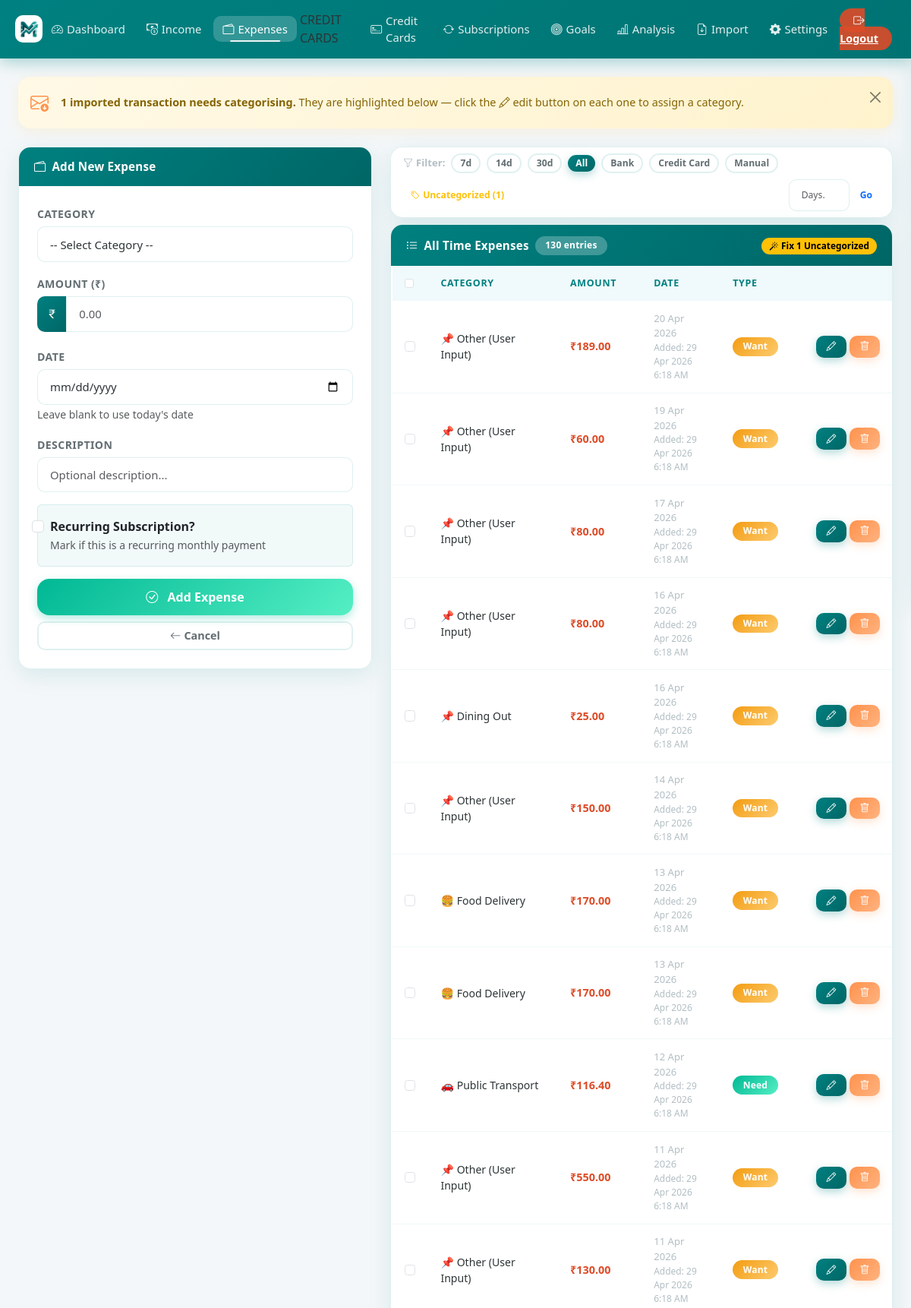
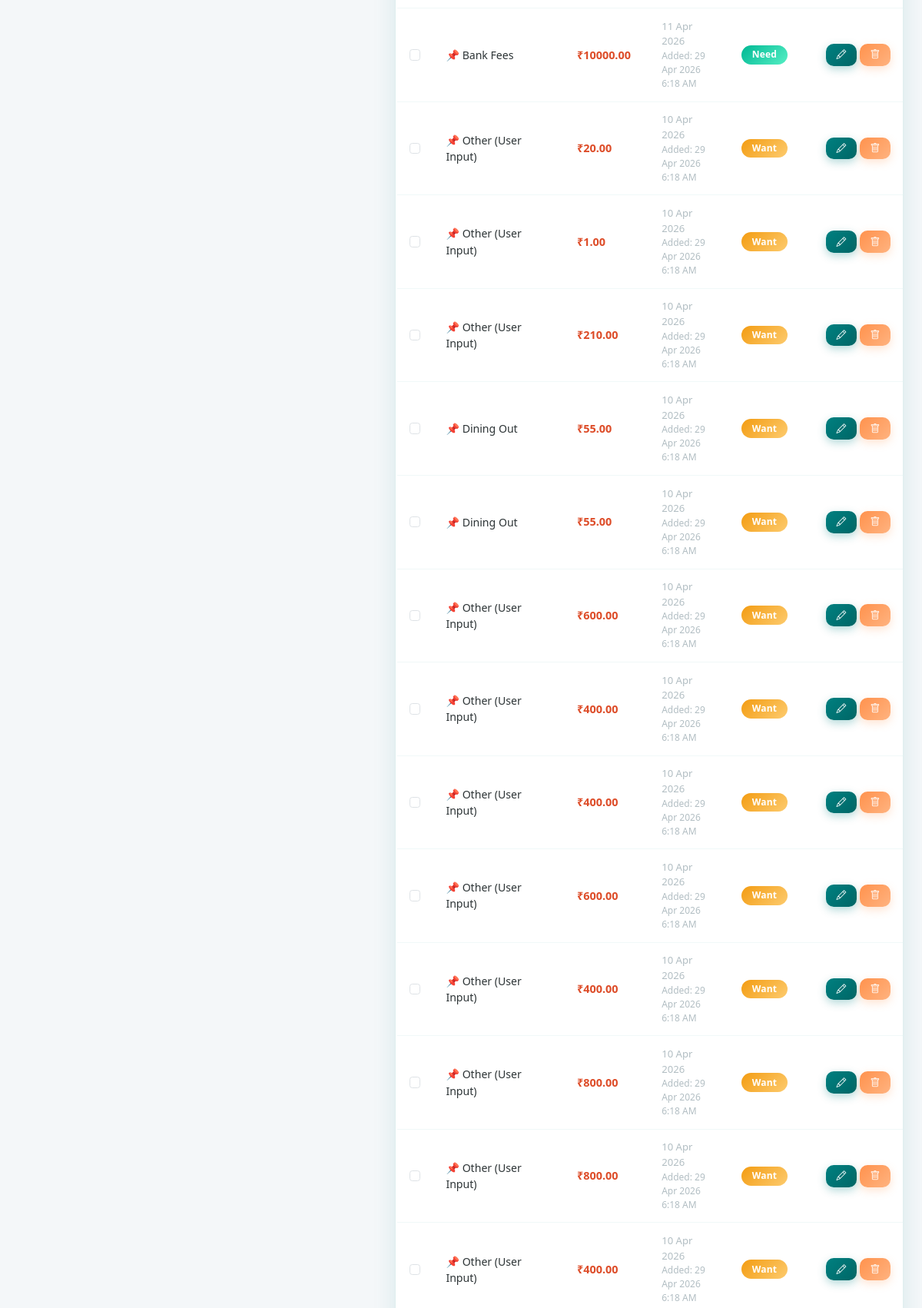
The page /add_expense (signed in, upper part) on the database its author committed (2 pictures, top to bottom).
### models.py (models this page shows)
class Expense(db.Model):
    id = db.Column(db.Integer, primary_key=True)
    user_id = db.Column(
        db.Integer, db.ForeignKey("user.id"), nullable=False, index=True
    )
    category = db.Column(db.String(100), nullable=False)
    amount = db.Column(db.Float, nullable=False)
    date = db.Column(db.DateTime, default=_now, index=True)
    created_at = db.Column(db.DateTime, default=_now)
    description = db.Column(db.String(200))
    is_essential = db.Column(db.Boolean, default=False)
    is_subscription = db.Column(db.Boolean, default=False, index=True)
    sub_start_date = db.Column(db.DateTime, nullable=True)
    sub_end_date = db.Column(db.DateTime, nullable=True)
    sub_expired_notified = db.Column(db.Boolean, default=False)
    source_type = db.Column(db.String(30), default="MANUAL", nullable=False)
    credit_card_id = db.Column(db.Integer, db.ForeignKey("credit_card.id"), nullable=True)
    billing_cycle_id = db.Column(db.String(80), nullable=True)
    statement_id = db.Column(db.Integer, db.ForeignKey("credit_card_statement.id"), nullable=True)
    transaction_id = db.Column(db.String(120), nullable=True, unique=True)
    merchant = db.Column(db.String(200), nullable=True)
    need_want_type = db.Column(db.String(10), nullable=True)
    is_settlement = db.Column(db.Boolean, default=False, nullable=False)
    __table_args__ = (
        db.Index("ix_expense_user_date", "user_id", "date"),
        db.Index("ix_expense_user_sub", "user_id", "is_subscription"),
        db.Index("ix_expense_user_source", "user_id", "source_type"),
    )

### app.py (the view, shortened to what this page needs)
@app.route("/add_expense", methods=["GET", "POST"])
@login_required
def add_expense():
    form = ExpenseForm()
    main_cat = request.form.get("main_category", "") if request.method == "POST" else ""
    _build_expense_form_choices(form, main_cat or None)
    try:
        exp_filter_days = int(request.args.get("days", 0))
        if exp_filter_days <= 0:
            exp_filter_days = None
    except (ValueError, TypeError):
        exp_filter_days = None
    only_uncategorized = request.args.get("uncategorized") == "1"
    source_filter = request.args.get("source", "all").lower()
    expense_query = Expense.query.filter_by(user_id=current_user.id)
    if exp_filter_days:
        since = datetime.now(timezone.utc).replace(tzinfo=None) - timedelta(
            days=exp_filter_days
        )
        expense_query = expense_query.filter(Expense.date >= since)
        exp_filter_label = (
            f"Last {exp_filter_days} day{'s' if exp_filter_days != 1 else ''}"
        )
    else:
        exp_filter_label = "All Time"
    if only_uncategorized:
        expense_query = expense_query.filter(Expense.category == "Uncategorized")
        exp_filter_label = "Uncategorized"
    expenses = expense_query.order_by(Expense.date.desc()).all()
    return render_template(
        "add_expense.html",
        form=form,
        edit=False,
        expenses=expenses,
        exp_filter_days=exp_filter_days,
        exp_filter_label=exp_filter_label,
        only_uncategorized=only_uncategorized,
        source_filter=source_filter,
        expense_categories=expense_categories,
    )

### forms.py
class ExpenseForm(FlaskForm):
    main_category = SelectField("Category", choices=[], validators=[DataRequired()])
    sub_category = SelectField("Sub Category", choices=[], validators=[DataRequired()])
    custom_category = StringField("Custom Category", validators=[Optional()])
    amount = FloatField("Amount (₹)", validators=[DataRequired()])
    date = DateField("Date", validators=[Optional()], format="%Y-%m-%d")
    description = StringField("Description", validators=[Optional()])
    is_subscription = BooleanField("Recurring Subscription?")
    sub_start_date = DateField(
        "Subscription Start Date", validators=[Optional()], format="%Y-%m-%d"
    )
    sub_end_date = DateField(
        "Subscription End Date", validators=[Optional()], format="%Y-%m-%d"
    )
    submit = SubmitField("Add Expense")

### app.py (called while the page is built)
@login_manager.user_loader
def load_user(user_id):
    return db.session.get(User, int(user_id))

def _build_expense_form_choices(form, main_cat=None):
    form.main_category.choices = [("", "-- Select Category --")] + [
        (cat, cat) for cat in expense_categories.keys()
    ]
    if main_cat and main_cat in expense_categories:
        subcats = expense_categories[main_cat]["subcategories"]
        form.sub_category.choices = [("", "-- Select Sub Category --")] + [
            (s, s) for s in subcats
        ]
    else:
        form.sub_category.choices = [("", "-- Select Sub Category First --")]

    def __call__(self, environ, start_response):
        if environ.get("PATH_INFO") not in self._PWA_PATHS:
            return self.wsgi_app(environ, start_response)
        def _start_response(status, headers, exc_info=None):
            out = []
            for name, value in headers:
                if name.lower() == "vary":
                    parts = [p.strip() for p in value.split(",")
                             if p.strip().lower() != "cookie"]
                    value = ", ".join(parts) or "Accept-Encoding"
                out.append((name, value))
            return start_response(status, out, exc_info)
        return self.wsgi_app(environ, _start_response)

### templates/add_expense.html (shortened to what this page needs)
{% extends "base.html" %}
{% block content %}
{% set uncategorized = expenses | selectattr('category', 'equalto', 'Uncategorized') | list %}
{% if uncategorized %}
<div class="alert alert-warning alert-dismissible fade show d-flex align-items-center gap-3 mb-4 rounded-4" role="alert"
  style="border:none;box-shadow:0 4px 16px rgba(253,203,110,0.18);">
  <i class="bi bi-envelope-arrow-down fs-4 flex-shrink-0" style="color:#FF924D;"></i>
  <div>
    <strong>{{ uncategorized|length }} imported transaction{{ 's' if uncategorized|length != 1 }} need{{ '' if
      uncategorized|length != 1 else 's' }} categorising.</strong>
    They are highlighted below — click the <i class="bi bi-pencil"></i> edit button on each one to assign a category.
  </div>
  <button type="button" class="btn-close ms-auto" data-bs-dismiss="alert"></button>
</div>
{% endif %}
<div class="row g-4">
  <div class="col-lg-5">
    <div class="card reveal">
      <div class="card-header">
        <i class="bi bi-{% if edit %}pencil{% else %}wallet2{% endif %}"></i>
        {% if edit %}Edit Expense{% else %}Add New Expense{% endif %}
      </div>
      <div class="card-body p-4">
        <form method="POST" id="expenseForm">
          <div class="mb-3">
            {{ form.main_category.label(class="form-label") }}
            {{ form.main_category(class="form-select", id="mainCategory") }}
          </div>
          <div class="mb-3">
            {{ form.amount.label(class="form-label") }}
            <div class="input-group">
              <span class="input-group-text"><i class="bi bi-currency-rupee"></i></span>
              {{ form.amount(class="form-control", type="number", step="0.01", placeholder="0.00", id="expense_amount")
              }}
            </div>
          </div>
          <div class="mb-3">
            {{ form.date.label(class="form-label") }}
            {{ form.date(class="form-control") }}
            <small class="text-muted">Leave blank to use today's date</small>
          </div>
          <div class="mb-3">
            {{ form.description.label(class="form-label") }}
            {{ form.description(class="form-control", rows="2", placeholder="Optional description...") }}
          </div>
          <div class="mb-3">
            <div class="form-check p-3 rounded"
              style="background:rgba(0, 128, 128,0.05);border:1.5px solid var(--border-color);">
              {{ form.is_subscription(class="form-check-input", id="isSubscription") }}
              {{ form.is_subscription.label(class="form-check-label fw-semibold") }}
              <div><small class="text-muted">Mark if this is a recurring monthly payment</small></div>
            </div>
          </div>
          <div class="d-grid gap-2">
            <button type="submit" class="btn btn-success btn-lg">
              <i class="bi bi-check-circle me-2"></i>
              {% if edit %}Update Expense{% else %}Add Expense{% endif %}
            </button>
            <a href="{{ url_for('add_expense') }}" class="btn btn-outline-secondary">
              <i class="bi bi-arrow-left me-1"></i>Cancel
            </a>
          </div>
        </form>
      </div>
    </div>
  </div>
  <div class="col-lg-7">
    <div class="card mb-2">
      <div class="card-body py-2 px-3">
        <div class="d-flex align-items-center gap-2 flex-wrap">
          <span class="fw-semibold" style="font-size:0.82rem;color:var(--text-muted);white-space:nowrap;">
            <i class="bi bi-funnel me-1"></i>Filter:
          </span>
          {% set _fd = exp_filter_days | default(none) %}
          {% for preset in [7, 14, 30] %}
          <a href="{{ url_for('add_expense', days=preset) }}"
            class="btn btn-sm rounded-pill {% if _fd == preset %}btn-primary{% else %}btn-outline-secondary{% endif %}"
            style="font-size:0.76rem;padding:2px 10px;">
            {{ preset }}d
          </a>
          {% endfor %}
          <a href="{{ url_for('add_expense') }}"
            class="btn btn-sm rounded-pill {% if not _fd and not only_uncategorized %}btn-primary{% else %}btn-outline-secondary{% endif %}"
            style="font-size:0.76rem;padding:2px 10px;">
             All
           </a>
           {% for source_value, source_label in [('bank', 'Bank'), ('credit_card', 'Credit Card'), ('manual', 'Manual')] %}
           <a href="{{ url_for('add_expense', source=source_value) }}"
             class="btn btn-sm rounded-pill {% if source_filter == source_value %}btn-primary{% else %}btn-outline-secondary{% endif %}"
             style="font-size:0.76rem;padding:2px 10px;">{{ source_label }}</a>
           {% endfor %}
          {% set _unc_total = expenses | selectattr('category', 'equalto', 'Uncategorized') | list | length if not only_uncategorized else expenses | length %}
          <a href="{{ url_for('add_expense', uncategorized=1) }}"
            class="btn btn-sm rounded-pill {% if only_uncategorized %}btn-warning{% else %}btn-outline-warning{% endif %}"
            style="font-size:0.76rem;padding:2px 10px;">
            <i class="bi bi-tag me-1"></i>Uncategorized{% if not only_uncategorized and _unc_total > 0 %} ({{ _unc_total }}){% endif %}
          </a>
          <form method="get" action="{{ url_for('add_expense') }}" class="d-flex align-items-center gap-1 ms-auto">
            <input type="number" name="days" min="1" max="365" value="{{ exp_filter_days or '' }}" placeholder="Days…"
              class="form-control form-control-sm" style="width:80px;font-size:0.76rem;">
            <button type="submit" class="btn btn-sm btn-outline-primary rounded-pill"
              style="font-size:0.76rem;padding:2px 10px;">Go</button>
          </form>
        </div>
      </div>
    </div>
    <div class="card">
      <div class="card-header d-flex align-items-center gap-2 flex-wrap">
        <i class="bi bi-list-ul"></i> {{ exp_filter_label | default('All Time') }} Expenses
        <span class="badge" style="background:rgba(255,255,255,0.25);">{{ expenses|length }} entries</span>
        {% set uncategorized_count = expenses | selectattr('category', 'equalto', 'Uncategorized') | list | length %}
        {% if uncategorized_count > 0 %}
        <form method="post" action="{{ url_for('retro_categorize') }}" class="ms-auto mb-0">
          <button type="submit" class="btn btn-sm btn-warning rounded-pill" style="font-size:0.74rem;padding:2px 10px;"
            title="Auto-categorize {{ uncategorized_count }} Uncategorized expense(s)">
            <i class="bi bi-magic me-1"></i>Fix {{ uncategorized_count }} Uncategorized
          </button>
        </form>
        {% else %}
        <span class="ms-auto"></span>
        {% endif %}
      </div>
      <div class="card-body p-0">
        {% if expenses %}
        <div class="table-responsive">
          <table class="table table-hover mb-0" id="expenseTable">
            <thead>
              <tr>
                <th style="width:36px;">
                  <input type="checkbox" id="expSelectAll" class="form-check-input" title="Select all">
                </th>
                <th>Category</th>
                <th>Amount</th>
                <th>Date</th>
                <th>Type</th>
                <th></th>
              </tr>
            </thead>
            <tbody>
              {% for exp in expenses %}
              <tr >
                <td>
                  <input type="checkbox" class="form-check-input exp-row-check" value="{{ exp.id }}">
                </td>
                <td style="font-size:0.88rem;">
                  {% if exp.category == 'Uncategorized' %}
                  <span class="badge badge-uncategorized" style="background:rgba(253,203,110,0.25);font-size:0.78rem;">
                    <i class="bi bi-envelope-arrow-down me-1"></i>Uncategorized
                  </span>
                  {% else %}
                  {% if 'rent' in exp.category.lower() or 'mortgage' in exp.category.lower() %}🏠
                  {% elif 'food' in exp.category.lower() or 'groceries' in exp.category.lower() %}🍔
                  {% elif 'transport' in exp.category.lower() %}🚗
                  {% elif 'health' in exp.category.lower() %}🏥
                  {% elif 'entertainment' in exp.category.lower() %}🎮
                  {% else %}📌{% endif %}
                  {{ exp.category }}
                  {% endif %}
                </td>
                <td><strong class="text-danger">₹{{ "%.2f"|format(exp.amount) }}</strong></td>
                <td>
                  <div style="font-size:0.82rem;color:var(--text-muted);">{{ exp.date.strftime('%d %b %Y') }}</div>
                  {% if exp.created_at %}
                  <div style="font-size:0.75rem;color:var(--text-muted);">
                    Added: <span class="local-time"
                      data-utc="{{ exp.created_at.strftime('%Y-%m-%dT%H:%M:%SZ') }}"></span>
                  </div>
                  {% endif %}
                </td>
                <td>
                  {% if exp.category == 'Uncategorized' %}
                  <span class="badge badge-uncategorized" style="background:rgba(253,203,110,0.2);">Pending</span>
                  {% else %}
                  <span class="badge {% if exp.is_essential %}bg-success{% else %}bg-warning{% endif %}">
                    {% if exp.is_essential %}Need{% else %}Want{% endif %}
                  </span>
                  {% endif %}
                </td>
                <td>
                  <div class="d-flex gap-1">
                    <a href="{{ url_for('edit_expense', id=exp.id) }}"
                      class="btn btn-sm {% if exp.category == 'Uncategorized' %}btn-warning{% else %}btn-primary{% endif %}"
                      {% if exp.category=='Uncategorized' %}title="Categorise this expense" {% endif %}>
                      <i class="bi bi-{% if exp.category == 'Uncategorized' %}tag{% else %}pencil{% endif %}"></i>
                    </a>
                    <a href="{{ url_for('delete_expense', id=exp.id) }}" class="btn btn-danger btn-sm"
                      onclick="return confirm('Delete this expense?')">
                      <i class="bi bi-trash"></i>
                    </a>
                  </div>
                </td>
              </tr>
              {% endfor %}
            </tbody>
          </table>
        </div>
        {% else %}
        <div class="text-center py-5 text-muted">
          <i class="bi bi-wallet2" style="font-size:2.5rem;opacity:0.3;"></i>
          <p class="mt-2 mb-0">No expenses yet. Add your first one!</p>
        </div>
        {% endif %}
      </div>
    </div>
  </div>
</div>
{% endblock %}

### rows shown on the page
Expense: category "Other (User Input)", amount "189.00", date "20 Apr 2026", is_essential "Want"
Expense: category "Other (User Input)", amount "60.00", date "19 Apr 2026", is_essential "Want"
Expense: category "Other (User Input)", amount "80.00", date "17 Apr 2026", is_essential "Want"
Expense: category "Other (User Input)", amount "80.00", date "16 Apr 2026", is_essential "Want"
Expense: category "Dining Out", amount "25.00", date "16 Apr 2026", is_essential "Want"
Expense: category "Other (User Input)", amount "150.00", date "14 Apr 2026", is_essential "Want"
Expense: category "Food Delivery", amount "170.00", date "13 Apr 2026", is_essential "Want"
Expense: category "Food Delivery", amount "170.00", date "13 Apr 2026", is_essential "Want"
Expense: category "Public Transport", amount "116.40", date "12 Apr 2026", is_essential "Need"
Expense: category "Other (User Input)", amount "550.00", date "11 Apr 2026", is_essential "Want"
Expense: category "Other (User Input)", amount "130.00", date "11 Apr 2026", is_essential "Want"
Expense: category "Bank Fees", amount "10000.00", date "11 Apr 2026", is_essential "Need"
Expense: category "Other (User Input)", amount "20.00", date "10 Apr 2026", is_essential "Want"
Expense: category "Other (User Input)", amount "1.00", date "10 Apr 2026", is_essential "Want"
Expense: category "Other (User Input)", amount "210.00", date "10 Apr 2026", is_essential "Want"
Expense: category "Dining Out", amount "55.00", date "10 Apr 2026", is_essential "Want"
Expense: category "Dining Out", amount "55.00", date "10 Apr 2026", is_essential "Want"
Expense: category "Other (User Input)", amount "600.00", date "10 Apr 2026", is_essential "Want"
Expense: category "Other (User Input)", amount "400.00", date "10 Apr 2026", is_essential "Want"
Expense: category "Other (User Input)", amount "400.00", date "10 Apr 2026", is_essential "Want"
Expense: category "Other (User Input)", amount "600.00", date "10 Apr 2026", is_essential "Want"
Expense: category "Other (User Input)", amount "400.00", date "10 Apr 2026", is_essential "Want"
Expense: category "Other (User Input)", amount "800.00", date "10 Apr 2026", is_essential "Want"
Expense: category "Other (User Input)", amount "800.00", date "10 Apr 2026", is_essential "Want"
Expense: category "Other (User Input)", amount "400.00", date "10 Apr 2026", is_essential "Want"

### other values the page prints
{{ uncategorized|length }} "1"
{{ '' if
      uncategorized|length != 1 else 's' }} "s"
{{ preset }} "7" "14" "30"
{{ source_label }} "Bank" "Credit Card" "Manual"
{{ _unc_total }} "1"
{{ exp_filter_label | default('All Time') }} "All Time"
{{ expenses|length }} "130"
{{ uncategorized_count }} "1"
